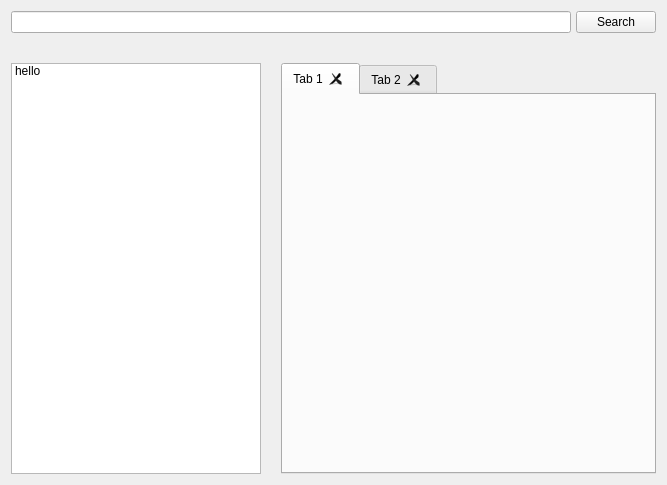
<?xml version="1.0" encoding="UTF-8"?>
<ui version="4.0">
 <class>WidgetFavourite</class>
 <widget class="QWidget" name="WidgetFavourite">
  <property name="geometry">
   <rect>
    <x>0</x>
    <y>0</y>
    <width>667</width>
    <height>485</height>
   </rect>
  </property>
  <property name="windowTitle">
   <string>Form</string>
  </property>
  <layout class="QHBoxLayout" name="horizontalLayout_3">
   <item>
    <layout class="QVBoxLayout" name="verticalLayout">
     <property name="spacing">
      <number>30</number>
     </property>
     <item>
      <layout class="QHBoxLayout" name="horizontalLayout">
       <property name="spacing">
        <number>5</number>
       </property>
       <item>
        <widget class="QLineEdit" name="lineEditSearchFavourite"/>
       </item>
       <item>
        <widget class="QPushButton" name="pushButtonSearchFavourite">
         <property name="text">
          <string>Search</string>
         </property>
        </widget>
       </item>
      </layout>
     </item>
     <item>
      <layout class="QHBoxLayout" name="horizontalLayout_2" stretch="2,3">
       <property name="spacing">
        <number>20</number>
       </property>
       <item>
        <widget class="QListWidget" name="listWidgetFavouriteWord">
         <item>
          <property name="text">
           <string>hello</string>
          </property>
         </item>
        </widget>
       </item>
       <item>
        <widget class="QTabWidget" name="tabWidgetFavouriteWord">
         <property name="tabsClosable">
          <bool>true</bool>
         </property>
         <property name="movable">
          <bool>true</bool>
         </property>
         <widget class="QWidget" name="tab">
          <attribute name="title">
           <string>Tab 1</string>
          </attribute>
         </widget>
         <widget class="QWidget" name="tab_2">
          <attribute name="title">
           <string>Tab 2</string>
          </attribute>
         </widget>
        </widget>
       </item>
      </layout>
     </item>
    </layout>
   </item>
  </layout>
 </widget>
 <resources/>
 <connections/>
</ui>
